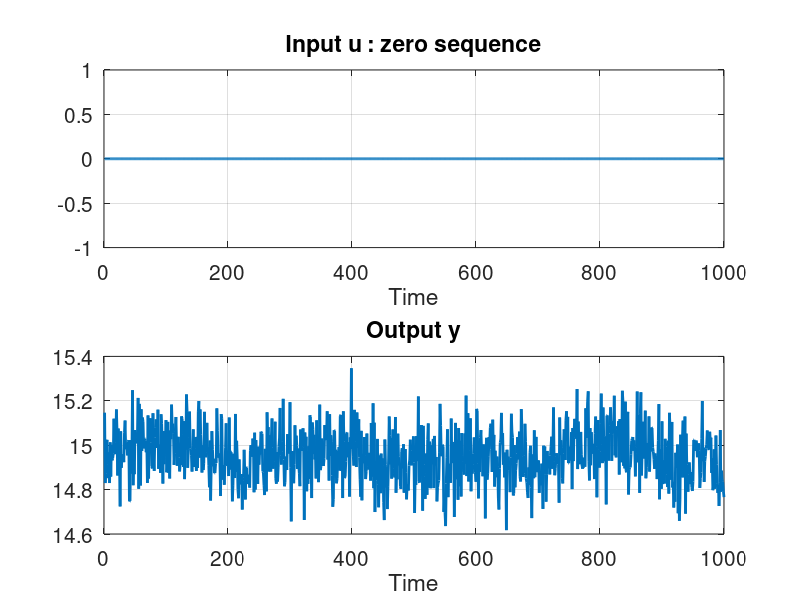

Write the MATLAB code that produced this figure. (Note: this script raises an error after producing the figure.)
close all; clear all;
load('simulation_data_3.mat');

DC = mean(y_zero);
% Sampling frequency = 10
t_500 = 0:0.1:49.9;
t_1000 = 0:0.1:99.9;
t_2000 = 0:0.1:199.9;

%% Applying a zero-sequence to the system - time domain
figure(1); clf;
subplot(211); plot(u_zero,'LineWidth',2); 
set(gca, 'fontsize', 15); grid on;
xlabel('Time'); title('Input u : zero sequence');
subplot(212); plot(y_zero,'LineWidth',2); 
set(gca, 'fontsize', 15); grid on;
xlabel('Time'); title('Output y');

%% Applying a zero-sequence to the system - frequency domain
delay = 15;
preprocessed_data = preprocessing(iddata( y_zero, u_zero, 1 )...
    ,[], delay, 10, 0 )
y_zero_filtered = preprocessed_data.y;

% [b, a] = butter(4, 0.01, 'high');
% y_zero_filtered = filter(b,a,y_zero-DC);
nfft = size(y_zero_filtered,1);
Fs = 1;                         % sampling frenquency
yfft = fft(y_zero_filtered);          % discrete Fourier transform
yfft = yfft(1:nfft/2)/nfft;     % single-sided spectrum

f = (0:nfft/2-1)*Fs/nfft;

figure(2); clf;
subplot(2,1,1); plot(2*pi*f,abs(yfft),'LineWidth',2); 
set(gca, 'fontsize', 15); grid on;
xlabel('normalized frequency [rad/s]'); ylabel('|Y(jw)|'); 
xlim([2*pi*f(1),2*pi*f(end)]);
subplot(2,1,2); plot(2*pi*f,angle(yfft),'LineWidth',2); 
set(gca, 'fontsize', 15); grid on;
xlabel('normalized frequency [rad/s]'); ylabel('arg{Y(jw)}'); 
xlim([2*pi*f(1),2*pi*f(end)]);

%%  Applying an impulse - time domain
figure(3); clf;
subplot(211); stem(0:24, u_impulse_response(1:25),'LineWidth',2); grid on;
xlabel('Time'); title('Input u : impulse in k = 0');
subplot(212); stem(0:24, y_impulse_response(1:25) - DC,'LineWidth',2); 
grid on;
xlabel('Time'); title('Output y');

%%  Applying a step - time domain
figure(4); clf;
subplot(211); stem(0:24, u_step(1:25),'LineWidth',2); 
set(gca, 'fontsize', 15); grid on;
xlabel('Time'); title('Input u : step');
subplot(212); stem(0:24,y_step(1:25) - DC,'LineWidth',2); 
set(gca, 'fontsize', 15); grid on;
xlabel('Time'); title('Output y');


%%  Applying a white noise - time domain
figure(5); clf;
subplot(211); plot(u_white_noise,'LineWidth',2); 
set(gca, 'fontsize', 15); grid on;
xlabel('Time'); title('Input u : white noise');
subplot(212); plot(y_white_noise - DC,'LineWidth',2);
set(gca, 'fontsize', 15); grid on;
xlabel('Time'); title('Output y');

%%  Applying a PRBS - time domain
figure(6); clf;
subplot(211); plot(u_prbs,'LineWidth',2); 
set(gca, 'fontsize', 15); grid on;
xlabel('Time'); title('Input u : PRBS');
subplot(212); plot(y_prbs - DC,'LineWidth',2); 
set(gca, 'fontsize', 15); grid on;
xlabel('Time'); title('Output y');

%%  Applying a sine wave - time domain
figure(6); clf;
subplot(211); plot(u_sin,'LineWidth',2); 
set(gca, 'fontsize', 15); grid on;
xlabel('Time'); title('Input u : sine wave');
subplot(212); plot(y_sin - DC,'LineWidth',2);
set(gca, 'fontsize', 15); grid on;
xlabel('Time'); title('Output y');
